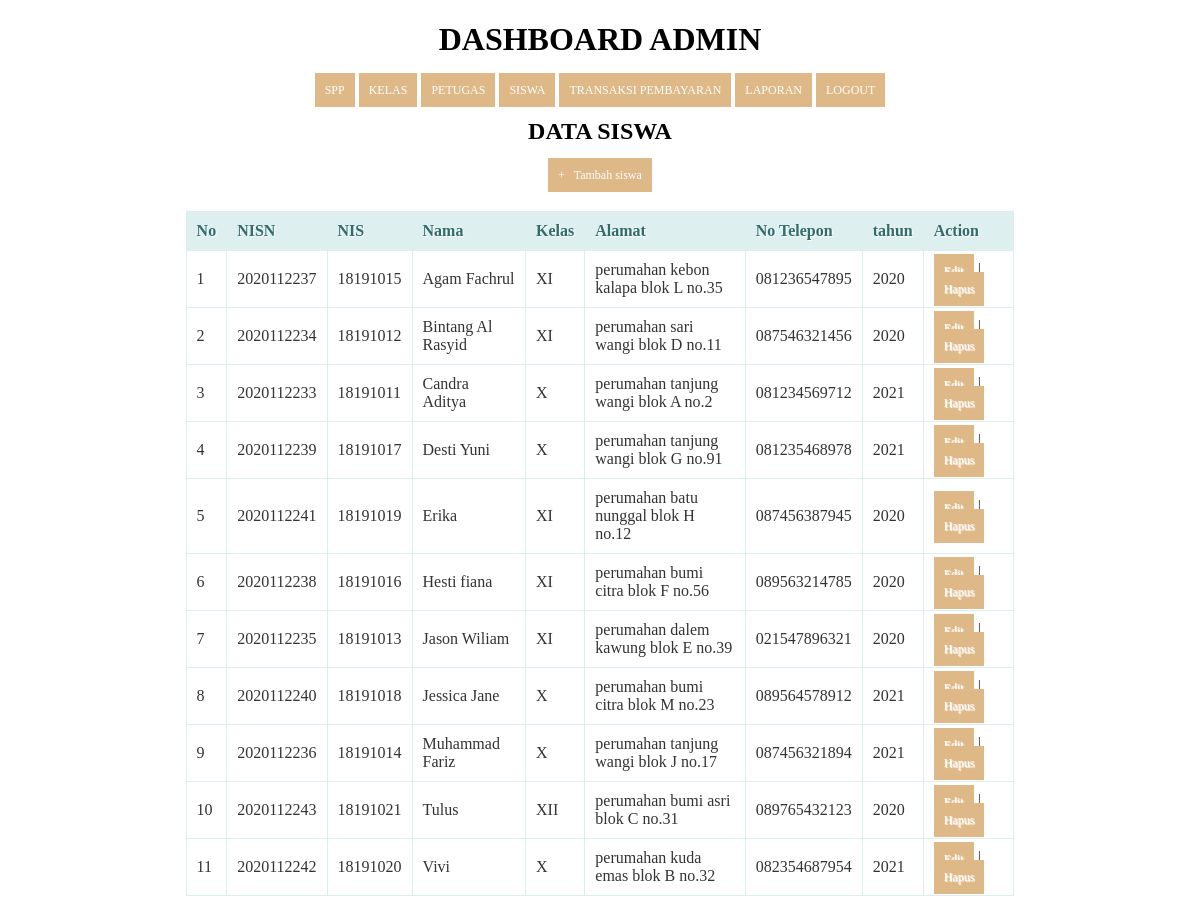
Screenshot of /siswa.php (signed in) with the database file from the repository.
### tables this page shows
CREATE TABLE `siswa` (
  `nisn` char(10) NOT NULL,
  `nis` char(8) NOT NULL,
  `nama` varchar(35) NOT NULL,
  `id_kelas` int(11) NOT NULL,
  `alamat` text NOT NULL,
  `no_telp` varchar(13) NOT NULL,
  `id_spp` int(11) NOT NULL
);

CREATE TABLE `kelas` (
  `id_kelas` int(11) NOT NULL,
  `nama_kelas` varchar(10) NOT NULL,
  `kompetensi_keahlian` varchar(50) NOT NULL
);

CREATE TABLE `spp` (
  `id_spp` int(11) NOT NULL,
  `tahun` int(11) NOT NULL,
  `nominal` int(11) NOT NULL
);

### siswa.php (the view, shortened to what this page needs)
<!DOCTYPE html>
<html>
  <head>
  </head>
<body>
	<?php
  include ('header.php');
?>
    <center><h2>Data Siswa</h2><center>
    <center><a href="tambah_siswa.php">+ &nbsp; Tambah siswa</a><center>
    <br/>
    <table>
      <thead>
        <tr>
          <th>No</th>
          <th>NISN</th>
          <th>NIS</th>
          <th>Nama</th>
          <th>Kelas</th>
          <th>Alamat</th>
          <th>No Telepon</th>
          <th>tahun</th>
          <th>Action</th>
        </tr>
    </thead>
    <tbody>
      <?php
      $query = "SELECT * FROM siswa,kelas,spp WHERE siswa.id_kelas=kelas.id_kelas AND siswa.id_spp=spp.id_spp ORDER BY nama ASC";
      $result = mysqli_query($koneksi, $query);
      $no = 1;
      while($row = mysqli_fetch_assoc($result))
      {
      ?>
       <tr>
          <td><?php echo $no; ?></td>
          <td><?php echo $row['nisn']; ?></td>
          <td><?php echo $row['nis']; ?></td>
          <td><?php echo $row['nama']; ?></td>
          <td><?php echo $row['nama_kelas']; ?></td>
          <td><?php echo $row['alamat']; ?></td>
          <td><?php echo $row['no_telp']; ?></td>
          <td><?php echo $row['tahun']; ?></td>
          <td>
              <a href="edit_siswa.php?id=<?php echo $row['nisn']; ?>">Edit</a> |
              <a href="proses_hapussiswa.php?id=<?php echo $row['nisn']; ?>" onClick="return confirm('Anda yakin akan menghapus data ini?')">Hapus</a>
          </td>
      </tr>
      <?php
        $no++;
      }
      ?>
    </tbody>
    </table>
</body>
</html>

### header.php (shortened to what this page needs)
<!DOCTYPE html>
<html>
  <head>
  </head>
<body>
  <?php
  if($_SESSION['level']=="admin"){
  ?>
  <h1 align="center">DASHBOARD ADMIN</h1>
  <p align="center"><a href="spp.php">SPP</a>
  <a href="kelas.php">KELAS</a>
  <a href="petugas.php">PETUGAS</a>
  <a href="siswa.php">SISWA</a>
  <a href="transaksi.php">TRANSAKSI PEMBAYARAN</a>
  <a href="laporan.php">LAPORAN</a>
  <a href="logout.php">LOGOUT</a> </p>
<?php
}
  ?>
</body>
</html>

### siswa.php (style rules this page uses)
* { font-family: "Trebuchet MS"; }
h1 { text-transform: uppercase; color: black; }
h2 { text-transform: uppercase; color: black; }
table { border: solid 1px #DDEEEE; border-collapse: collapse; border-spacing: 0; width: 70%; margin: 10px auto 10px auto; }
table thead th { background-color: #DDEFEF; border: solid 1px #DDEEEE; color: #336B6B; padding: 10px; text-align: left; text-shadow: 1px 1px 1px #fff; text-decoration: none; }
table tbody td { border: solid 1px #DDEEEE; color: #333; padding: 10px; text-shadow: 1px 1px 1px #fff; }
a { background-color: burlywood; color: #fff; padding: 10px; text-decoration: none; font-size: 12px; }

### header.php (style rules this page uses)
* { font-family: "fantasy"; }
h1 { text-transform: uppercase; color: black; }
table { border: solid 1px #DDEEEE; border-collapse: collapse; border-spacing: 0; width: 70%; margin: 10px auto 10px auto; }
table thead th { background-color: #DDEFEF; border: solid 1px #DDEEEE; color: #336B6B; padding: 10px; text-align: left; text-shadow: 1px 1px 1px #fff; text-decoration: none; }
table tbody td { border: solid 1px #DDEEEE; color: #333; padding: 10px; text-shadow: 1px 1px 1px #fff; }
a { background-color: burlywood; color: #fff; padding: 10px; text-decoration: none; font-size: 12px; }

### rows the page displays
siswa: nisn "2020112237", nis "18191015", nama "Agam Fachrul", id_kelas.nama_kelas "XI", alamat "perumahan kebon kalapa blok L no.35", no_telp "081236547895", id_spp.tahun "2020"
siswa: nisn "2020112234", nis "18191012", nama "Bintang Al Rasyid", id_kelas.nama_kelas "XI", alamat "perumahan sari wangi blok D no.11", no_telp "087546321456", id_spp.tahun "2020"
siswa: nisn "2020112233", nis "18191011", nama "Candra Aditya", id_kelas.nama_kelas "X", alamat "perumahan tanjung wangi blok A no.2", no_telp "081234569712", id_spp.tahun "2021"
siswa: nisn "2020112239", nis "18191017", nama "Desti Yuni", id_kelas.nama_kelas "X", alamat "perumahan tanjung wangi blok G no.91", no_telp "081235468978", id_spp.tahun "2021"
siswa: nisn "2020112241", nis "18191019", nama "Erika", id_kelas.nama_kelas "XI", alamat "perumahan batu nunggal blok H no.12", no_telp "087456387945", id_spp.tahun "2020"
siswa: nisn "2020112238", nis "18191016", nama "Hesti fiana", id_kelas.nama_kelas "XI", alamat "perumahan bumi citra blok F no.56", no_telp "089563214785", id_spp.tahun "2020"
siswa: nisn "2020112235", nis "18191013", nama "Jason Wiliam", id_kelas.nama_kelas "XI", alamat "perumahan dalem kawung blok E no.39", no_telp "021547896321", id_spp.tahun "2020"
siswa: nisn "2020112240", nis "18191018", nama "Jessica Jane", id_kelas.nama_kelas "X", alamat "perumahan bumi citra blok M no.23", no_telp "089564578912", id_spp.tahun "2021"
siswa: nisn "2020112236", nis "18191014", nama "Muhammad Fariz", id_kelas.nama_kelas "X", alamat "perumahan tanjung wangi blok J no.17", no_telp "087456321894", id_spp.tahun "2021"
siswa: nisn "2020112243", nis "18191021", nama "Tulus", id_kelas.nama_kelas "XII", alamat "perumahan bumi asri blok C no.31", no_telp "089765432123", id_spp.tahun "2020"
siswa: nisn "2020112242", nis "18191020", nama "Vivi", id_kelas.nama_kelas "X", alamat "perumahan kuda emas blok B no.32", no_telp "082354687954", id_spp.tahun "2021"
